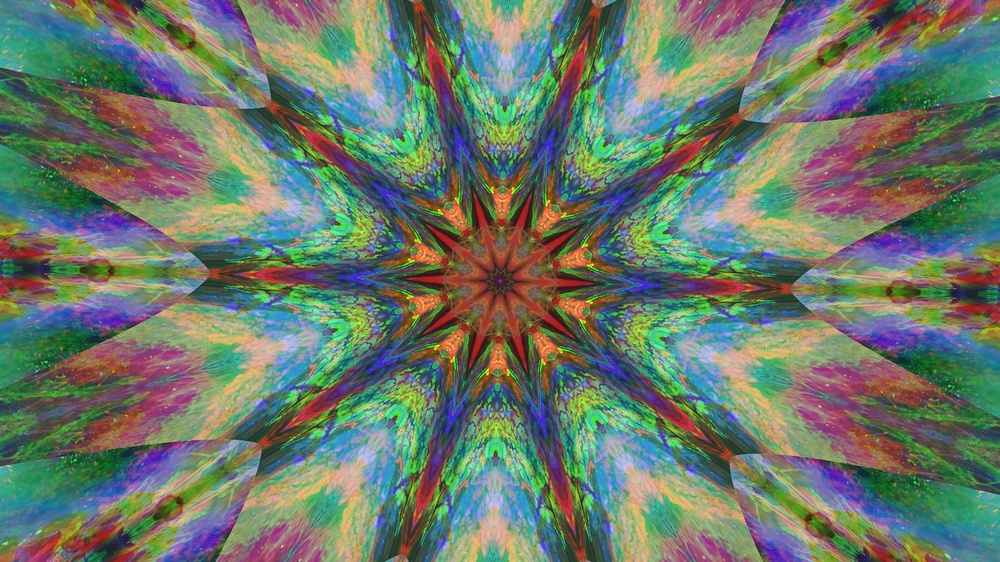
#> input picture images/example02.jpg, 1000 x 562 px, shrunk from 1920 x 1080 before the run
$ python manipulation.py
#> lines starting #> are read from the running program, lines starting #| are printed output that depends on the picture
import numpy as np
import matplotlib.pyplot as plt
from PIL import Image

"""
Notes:
    Numpy array: array[:, :, xxx]
     - channel 0 ... red
     - channel 1 ... green
     - channel 2 ... blue
"""

def load_image(image_path) -> np.ndarray:
#> called with image_path = 'images/example02.jpg'
    img = Image.open(image_path)
#> img is the input picture: PIL image 1000x562 RGB; mean R, G, B 107.1, 120.6, 105.8
    return np.array(img)

def grayscale(image: np.ndarray) -> np.ndarray:
    # average each channel using weighted averages
    gray = (image[:, :, 0] * 0.299 +
            image[:, :, 1] * 0.587 +
            image[:, :, 2] * 0.114)
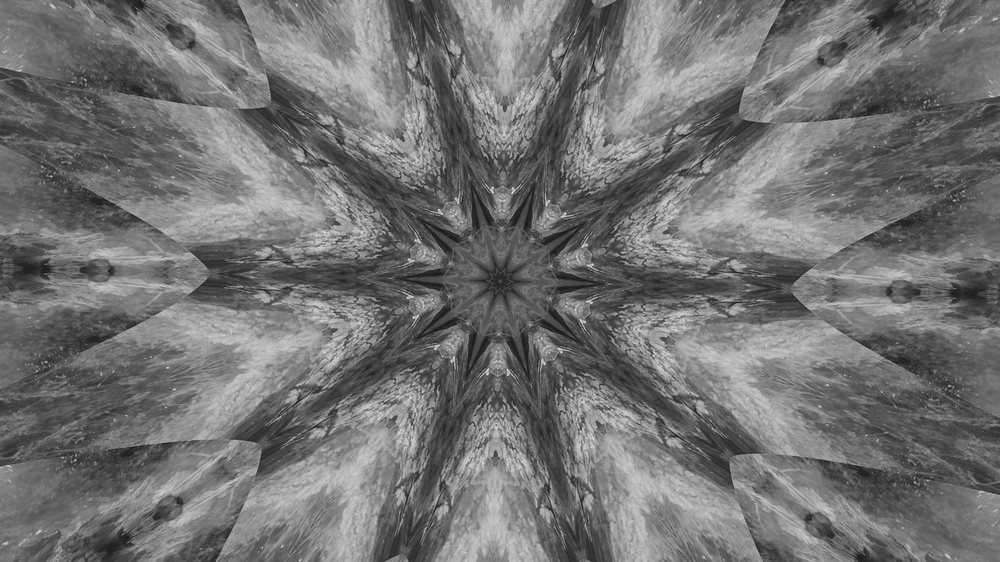
#> gray: shape (562, 1000) float64; min 23.23, max 232.8, mean 114.9
    # clamp the result to 0-255 and round floats
    return np.clip(gray, 0, 255).astype(np.uint8)

def invert(image: np.ndarray) -> np.ndarray:
    inverted = 255 - image
    return inverted

def set_green(image: np.ndarray, rgb_value: int) -> np.ndarray:
    if rgb_value < 0 or rgb_value > 255:
        print("Invalid RGB Value")
        return image

    image[:, :, 1] = rgb_value
    return image

def set_red(image: np.ndarray, rgb_value: int) -> np.ndarray:
    if rgb_value < 0 or rgb_value > 255:
        print("Invalid RGB Value")
        return image

    image[:, : , 0] = rgb_value
    return image

def set_blue(image: np.ndarray, rgb_value: int) -> np.ndarray:
    if rgb_value < 0 or rgb_value > 255:
        print("Invalid RGB Value")
        return image

    image[:, :, 2] = rgb_value
    return image

def main() -> None:
    image_path: str = "images/example02.jpg"
    original: np.ndarray = load_image(image_path)

    edit = original.copy()
    edit = grayscale(edit)

    plt.imshow(edit, cmap='gray') # cmap is needed for proper graysscale
    plt.show()

if __name__ == '__main__':
    main()
